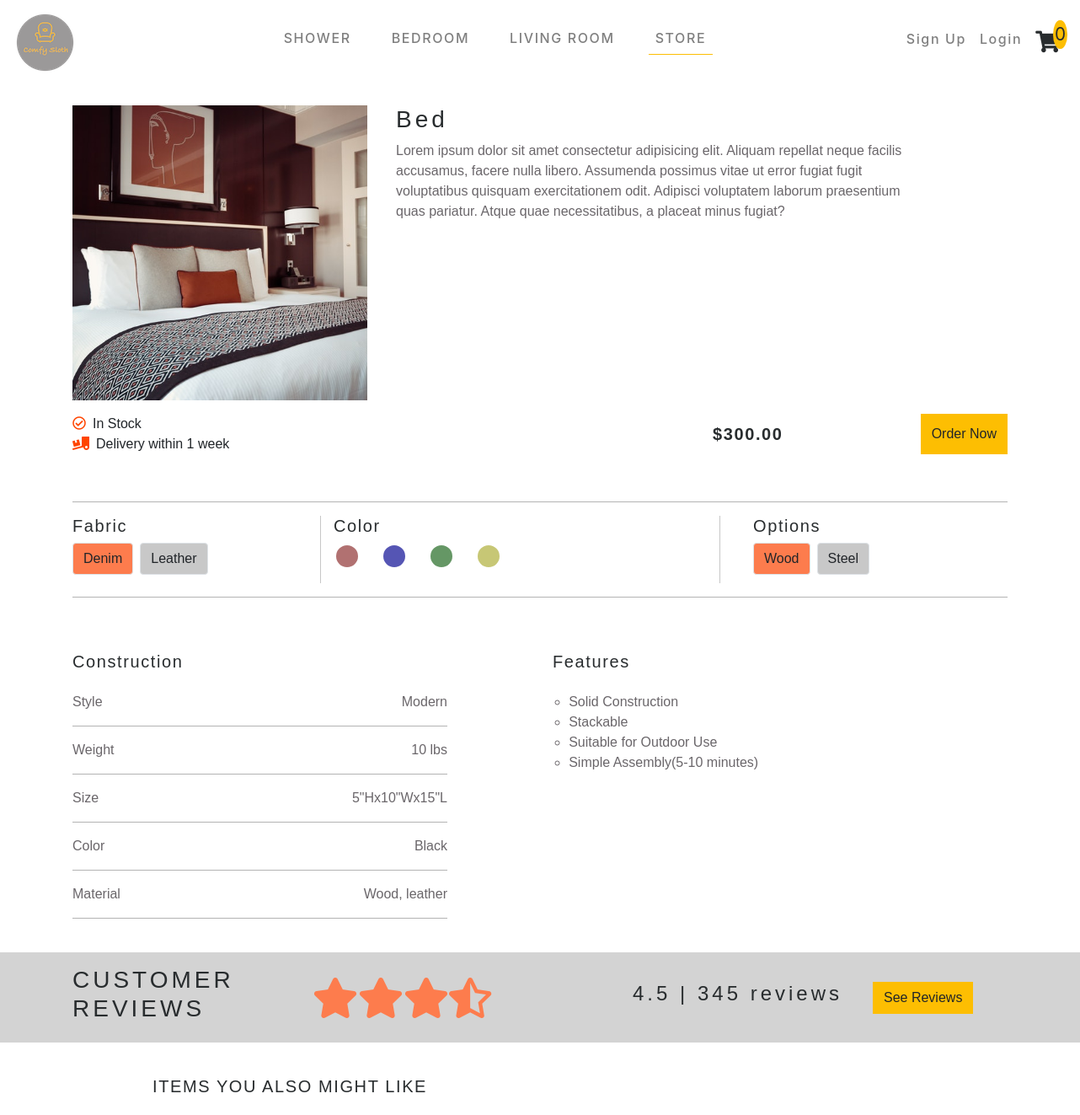
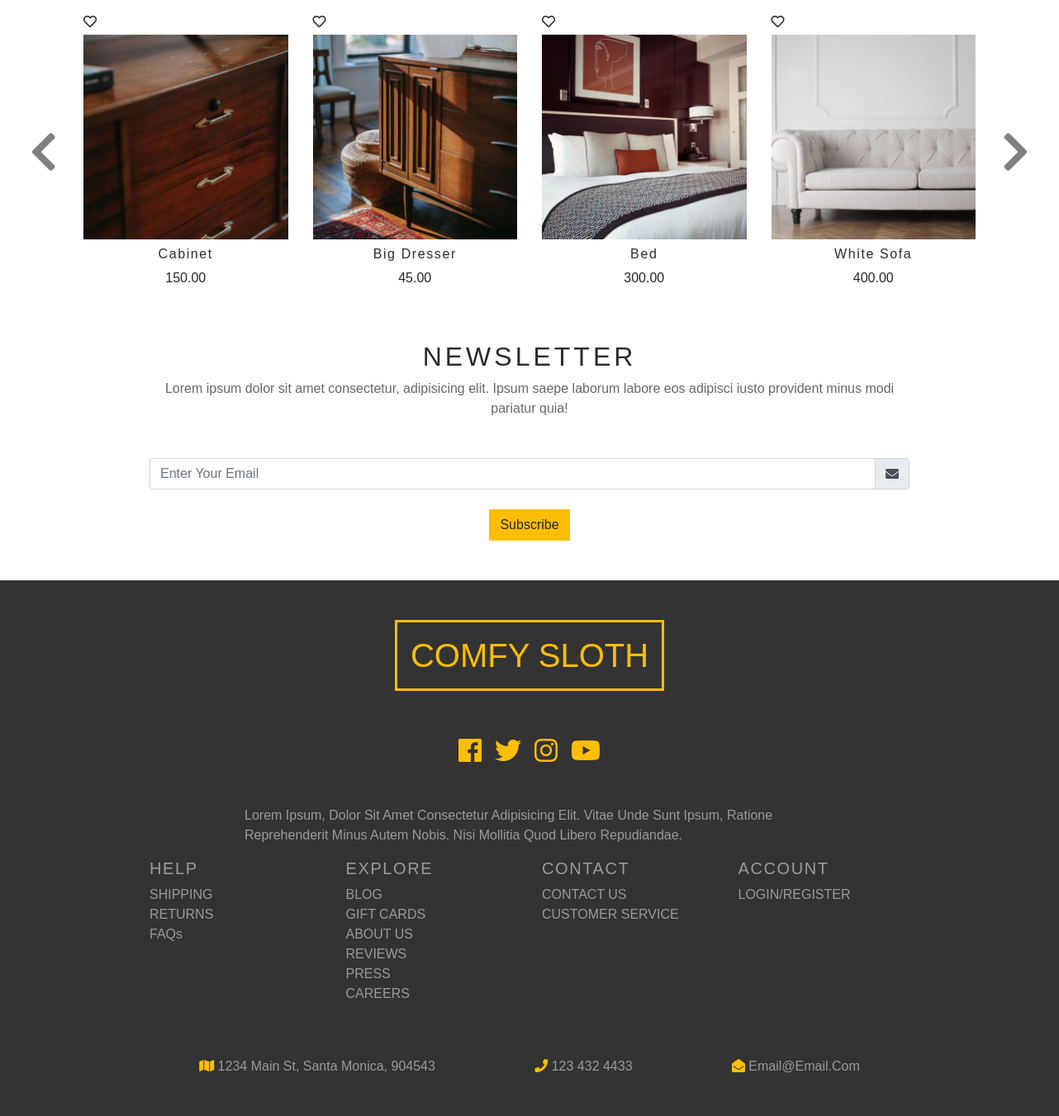
Screenshot of /store/item3 with the database file from the repository (2 pictures, top to bottom).
### store/models.py (models this page shows, shortened)
class Product(models.Model):
    title = models.CharField(max_length=200)
    price = models.DecimalField(max_digits=30, decimal_places=2)
    picture = models.CharField(max_length=300)
    category = models.CharField(max_length=200)
    sub_category = models.CharField(max_length=200)
    inventory_amount = models.IntegerField(default=10)

### store/views.py (the view)
# urls.py: path(r'store/item<int:product_id>', views.single, name='single'),
def single(request, product_id):
    product = get_object_or_404(Product, pk=product_id)
    return render(request, 'store/single_item.html',  {'items': items, 'featured':featured, 'product': product})

### store/templates/store/single_item.html (shortened to what this page needs)
{% extends 'base.html' %}
{% load static %}
{% block content %}
<div class="container my-4" id='{{ product.id }}'>
    <section>
        <div class="row d-flex">
            <div class="col-md-4 mr-1">
                <img src="{% static product.picture %}" class="single-product-img" alt="product-image" id='itemImage'>
            </div>
            <div class="col-md-7">
                <h3 class="text-capitalize" id='title'>{{ product.title }}</h3>
                <p class="grey2">Lorem ipsum dolor sit amet consectetur adipisicing elit. Aliquam repellat neque facilis
                    accusamus, facere nulla libero. Assumenda possimus vitae ut error fugiat fugit voluptatibus
                    quisquam exercitationem odit. Adipisci voluptatem laborum praesentium quas pariatur. Atque quae
                    necessitatibus, a placeat minus fugiat?</p>
            </div>
        </div>
    </section>
    <section>
        <div class="row d-flex justify-content-between my-3">
            <div class="col-6">
                <div>
                    <i class="far fa-check-circle text-orange mr-1 mr-2"></i><span>In Stock</span>
                </div>
                <i class="fas fa-truck-loading text-orange mr-2"></i><span>Delivery within 1 week</span>
            </div>
            <div class="col-4 d-flex justify-content-between">
                <h5 class="my-auto"><b id='price'>${{ product.price }}</b></h5>
                <button class='btn btn-yellow' id='orderBtn'>Order Now</button>
            </div>
        </div>
        <br>
        <hr class="hr-line">
    </section>
    <div class="row">
        <div class="col-3">
            <h5 class='single-item-headings'>Fabric</h5>
            <div class="d-flex justify-content-start">
                <div class="btn btn-option-1 border" id="fabric-1">Denim</div>
                <div class="btn btn-option-2 border ml-2" id="fabric-2">Leather</div>
            </div>
        </div>
        <div class="col-md-5 mx-4 color-div">
            <div class="d-flex justify-content-start">
                <h5 class='single-item-headings'>Color</h5>
            </div>
            <ul class=d-flex>
                <li class='color-circle circle-red'></li>
                <li class='color-circle circle-blue'></li>
                <li class='color-circle circle-green'></li>
                <li class='color-circle circle-yellow'></li>
            </ul>
        </div>
        <div class="col-3">
            <h5 class='single-item-headings'>Options</h5>
            <div class="d-flex justify-content-start">
                <div class="btn btn-option-1 border" id="option-1">Wood</div>
                <div class="btn btn-option-2 border ml-2" id="option-2">Steel</div>
            </div>
        </div>
    </div>
    <hr>
    <br>
    <section>
        <div class="row d-flex justify-content-between">
            <div class="col-md-5 stats-list construction-column">
                <h5 class='single-item-headings my-4'>Construction</h5>
                <ul class="grey2">
                    <li>Style</li>
                    <li>Modern</li>
                </ul>
                <hr>
                <ul class="grey2">
                    <li>Weight</li>
                    <li>10 lbs</li>
                </ul>
                <hr>
                <ul class="grey2">
                    <li>Size</li>
                    <li>5"Hx10"Wx15"L</li>
                </ul>
                <hr>
                <ul class="grey2">
                    <li>Color</li>
                    <li>Black</li>
                </ul>
                <hr>
                <ul class="grey2">
                    <li>Material</li>
                    <li>Wood, leather</li>
                </ul>
                <hr>
            </div>
            <div class="col-md-6 construction-column">
                <h5 class='single-item-headings my-4'>Features</h5>
                <ul class='item-features'>
                    <li>Solid Construction</li>
                    <li>Stackable </li>
                    <li>Suitable for Outdoor Use</li>
                    <li>Simple Assembly(5-10 minutes)</li>
                </ul>
            </div>
        </div>
</div>
<section>
    <div class="container-fluid review-container py-3">
        <div class="container">
                <div class="row">
                        <div class="col-md-3">
                            <h3>CUSTOMER REVIEWS</h3>
                        </div>
                        <div class="col-md-4 my-auto">
                            <div class="d-flex">
                                <i class="fas fa-star fa-3x review-star"></i>
                                <i class="fas fa-star fa-3x review-star"></i>
                                <i class="fas fa-star fa-3x review-star"></i>
                                <i class="fas fa-star-half-alt fa-3x review-star"></i>
                            </div>
                        </div>
                        <div class="col-md-3 d-flex my-auto">
                            <h4>4.5 | 345 reviews</h4>
                        </div>
                        <div class="col-2 my-auto">
                            <div class="btn btn-yellow">See Reviews</div>
                        </div>
                    </div>
        </div>
        </div>
</section>
<br>
{% include 'carousel.html' %}
{% include 'news_letter.html' %}
{% endblock %}

### futniture_store/templates/carousel.html
{% load static%}
<div class="container">
        <div class="row my-3">
                <div class="col-10 mx-auto text-center">
                    <h5 class='text-uppercase text-left'>items you also might like</h5>
        </div>
    </div>
    <div id="saleItem" class="carousel slide" data-ride="carousel" data-interval=false>
        <div class="carousel-inner row w-12 mx-auto" role="listbox">
            {% for item in items.all%}
            <div class="carousel-item col-md-3">
                    <div class='d-flex justify-content-start'>
                        <i class="far fa-heart fa-1x heart pt-3"></i>
                    </div>
                    <div class="carousel-img-div my-2">
                        <img src="{%  static item.picture %}" alt="" class='img-fluid carousel-img'>
                    </div>
                    <div class='text-center'>
                        <a href="/store/item{{item.id}}" class='item-name-carousel'>
                            <h6 class='text-capitalize'>{{ item.title }}</h6>
                        </a>
                        <p>{{ item.price }}</p>
                    </div>
                </div>
            {% endfor %}
        </div>
        <a class="carousel-control-prev my-auto" href="#saleItem" role="button" data-slide="prev">
                <i class="fa fa-chevron-left carousel-button fa-lg"></i>
              </a>
              <a class="carousel-control-next my-auto text-faded" href="#saleItem" role="button" data-slide="next">
                <i class="fa fa-chevron-right carousel-button fa-lg"></i>
              </a>
    </div>
</div>

### futniture_store/static/css/all.css (style rules this page uses)
.fa, .fas, .far, .fal, .fab { -moz-osx-font-smoothing: grayscale; -webkit-font-smoothing: antialiased; display: inline-block; font-style: normal; font-variant: normal; text-rendering: auto; line-height: 1; }
.fa-lg { font-size: 1.33333em; line-height: 0.75em; vertical-align: -.0667em; }
.fa-1x { font-size: 1em; }
.fa-3x { font-size: 3em; }
.fa-check-circle:before { content: "\f058"; }
.fa-chevron-left:before { content: "\f053"; }
.fa-chevron-right:before { content: "\f054"; }
.fa-heart:before { content: "\f004"; }
.fa-star:before { content: "\f005"; }
.fa-star-half-alt:before { content: "\f5c0"; }
.fa-truck-loading:before { content: "\f4de"; }
.far { font-family: 'Font Awesome 5 Free'; font-weight: 400; }
.fa, .fas { font-family: 'Font Awesome 5 Free'; font-weight: 900; }

### futniture_store/static/css/main.css (style rules this page uses)
:root { --mainYellow: #fdbe02; --mainWhite: #fff; --mainBlack: #282c2e; --mainGrey: #9b9999; --TransGrey: rgba(0, 0, 0, 0.1); --SecondGrey: #6a666a; --MainOrange: rgba(253, 124, 77); }
a:link { text-decoration: none; }
.h1,h2,h3,h4 { letter-spacing: 0.25rem; color: var(--mainBlack); }
.container { font-family: 'Courier Prime', sans-serif; }
hr { background-color: #c7c7c7; }
h5,h6 { letter-spacing: 0.1rem; color: var(--mainBlack); }
ul { list-style-type: none; padding: 0; }
.text-orange { color: orangered; }
.grey2 { color: var(--SecondGrey); }
body { color: var(--SecondGrey); background: var(--mainWhite); font-family: "Mali", cursive; }
.btn-yellow { background: var(--mainYellow)!important; text-transform: capitalize; font-size: 1.2rem; color: var(--mainBlack); border-radius: 0!important; }
.single-product-img { max-width: 100%; }
.color-circle { width: 2rem; height: 2rem; background: #071013; margin-right: 1.5rem; border-radius: 50%; border-style: solid; border-width: 3px; border-color: white; }
.btn-option-1 { background: rgb(253, 124, 77)!important; cursor: pointer; }
.btn-option-2 { background: rgb(200, 200, 200)!important; cursor: pointer; }
.circle-red { background: rgb(177, 113, 113); }
.circle-blue { background: rgb(85, 85, 180); }
.circle-green { background: rgb(101, 151, 101); }
.circle-yellow { background: rgb(199, 199, 117); }
@media (min-width:767px) { .color-div { border-left: 1px solid #c7c7c7; border-right: 1px solid #c7c7c7; } }
.stats-list >ul { display: flex; justify-content: space-between; }
.review-container { background:lightgrey; }
.review-star { color:rgb(253, 124, 77) }
.item-features >li { list-style-type: circle; color: var(--SecondGrey); }
.item-features { padding-left: 1.2rem; }
@media (min-width: 768px) { .carousel-inner .active, .carousel-inner .active + .carousel-item, .carousel-inner .active + .carousel-item + .carousel-item, .carousel-inner .active + .carousel-item + .carousel-item + .carousel-item { display: block; } }
@media (min-width: 768px) { .carousel-inner .carousel-item.active:not(.carousel-item-right):not(.carousel-item-left), .carousel-inner .carousel-item.active:not(.carousel-item-right):not(.carousel-item-left) + .carousel-item, .carousel-inner .carousel-item.active:not(.carousel-item-right):not(.carousel-item-left) + .carousel-item + .carousel-item, .carousel-inner .carousel-item.active:not(.carousel-item-right):not(.carousel-item-left) + .carousel-item + .carousel-item + .carousel-item { transition: none; margin-right: initial; } }
.carousel-control-prev { font-size: 2.5rem; transform: translateX(-70%); height: 50%; }
.carousel-control-next { font-size: 2.5rem; transform: translateX(70%); width: auto; height: 50%; }
.carousel-button { color: black; }
.heart { justify-content: end; cursor: pointer; transition: all 0.5s ease-in-out; }
.item-name-carousel { color: black; }
.carousel-img { transition: all 1s ease-in-out; }
.carousel-img-div { overflow: hidden; }
a { color: var(--mainBlack); }

### rows the page displays
Product: picture (picture), title "Bed", price "300.00"
Product: picture (picture), title "Cabinet", price "150.00"
Product: picture (picture), title "Big Dresser", price "45.00"
Product: picture (picture), title "White Sofa", price "400.00"
